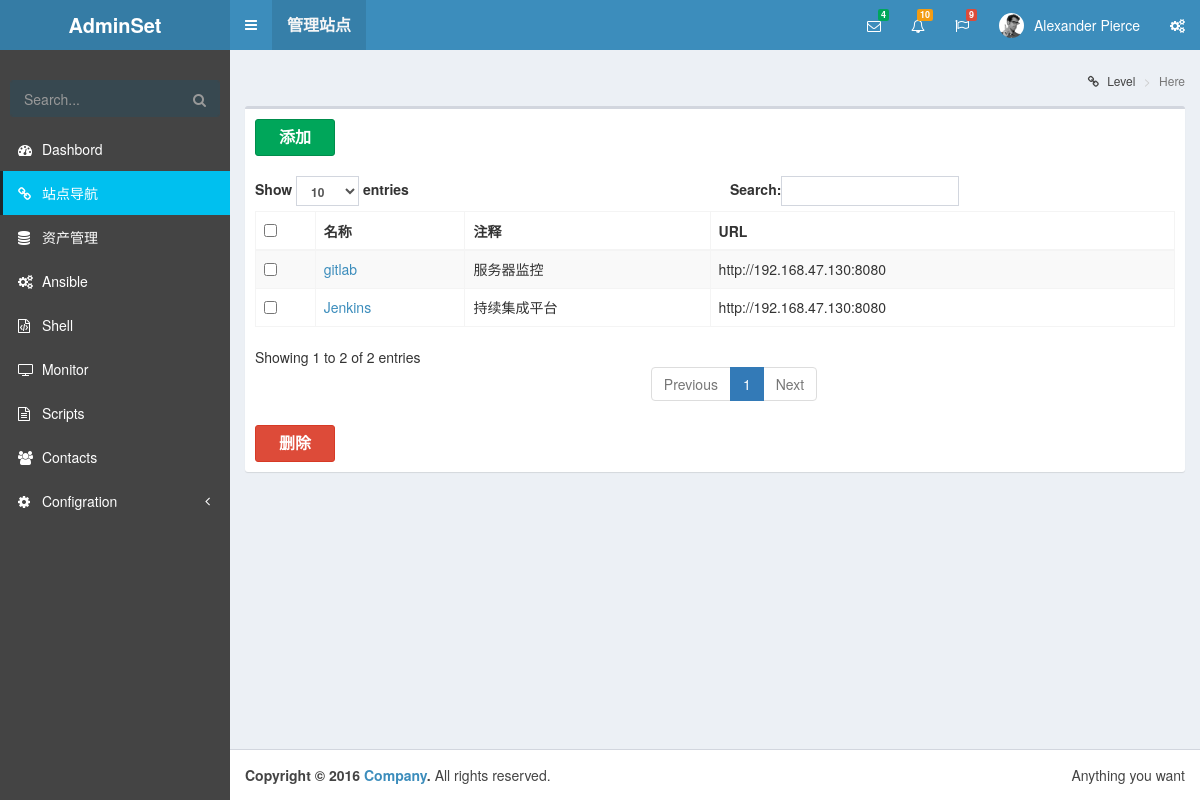
Screenshot of /navi/manage/ with the database file from the repository.
### navi/models.py (models this page shows, shortened)
class navi(models.Model):
    name = models.CharField(u"名称",max_length=50)
    description = models.CharField(u"描述",max_length=50)
    url = models.URLField(u"网址")

### navi/views.py (the view)
def manage(request):
    temp_name = "navi/navi-header.html"
    allnavi = navi.objects.all()
    return render_to_response("navi/manage.html", locals())

### templates/navi/manage.html (shortened to what this page needs)
{% extends 'base.html' %}
{% block content %}
<div class="content-wrapper">
    <section class="content-header">
      <h1>
      </h1>
      <ol class="breadcrumb">
        <li><a href="#"><i class="fa fa-link"></i> Level</a></li>
        <li class="active">Here</li>
      </ol>
    </section>
    <section class="content">
        <form action="{% url 'delete' %}" method="post">
            <div class="box">
                <div class="box-header">
                  <div class="btn-group">
						 <a href="{% url 'add' %}"><li class="btn btn-success" style="width: 60pt;font-size: medium" ><b>添加</b></li></a>
                  </div>
                </div>
                <div class="box-body">
                  <table class="table table-striped table-bordered" id="dataform">
                      <thead>
                        <tr>
                            <th>
                                <input type="checkbox" onclick="checkAll(this, 'item1');" />
                            </th>
                                    <th>名称</th>
                                    <th>注释</th>
                                    <th>URL</th>
                                </tr>
                            </thead>
                            <tbody>
                                {% if allnavi %}
                                {% for navi in allnavi %}
                                    <tr class="even gradeA">
                                        <td><input type="checkbox" id="u_id" class="item1" value="{{ navi.id }}" name="navi_check" /></td>
                                        <td><a href="#"><li style="list-style-type:none" onclick="return tanchu(this.value)" value="{{ navi.id }}">{{ navi.name }}</li></a></td>
                                        <td>{{ navi.description }}</td>
                                        <td>{{ navi.url }}</td>
                                    </tr>
                                {% endfor %}
                                {% else %}
                                    <p>No Item are available.</p>
                                {% endif %}
                            </tbody>
                  </table>
                <div class="btn-group">
						 <button class="btn btn-danger" style="width: 60pt;font-size: medium" onclick="return checkSubmit()"><b>删除</b></button>
                  </div>
                </div>
            </div>
        </form>
    </section>
      </div>
{% endblock %}

### rows the page displays
navi: {{ navi.id }} 23 (drawn), name "gitlab", description "服务器监控", url "http://192.168.47.130:8080"
navi: {{ navi.id }} 24 (drawn), name "Jenkins", description "持续集成平台", url "http://192.168.47.130:8080"
